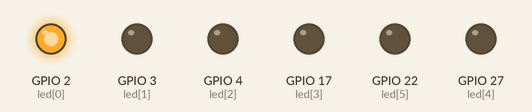
Recording of a program running on a simulated Raspberry Pi (BCM pin numbers). Parts: output pins drawn as LEDs (lit = HIGH). What the program prints to the terminal is not drawn.

Above: at 0.02 s.
At 0.37 s:
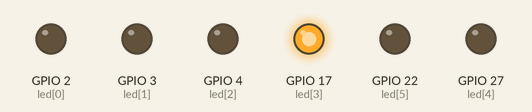
At 0.72 s:
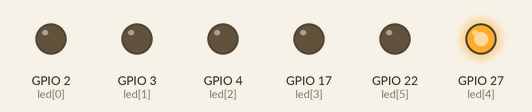
At 1.47 s:
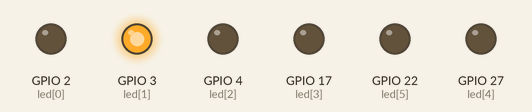
At 2.27 s:
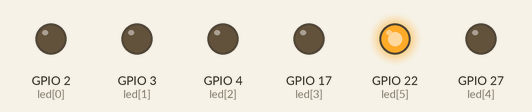
At 2.92 s:
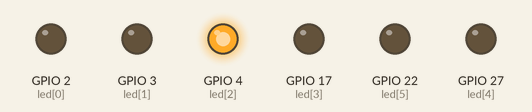
Timing chart, 0 to 3.2 s (numbered marks = the images above):
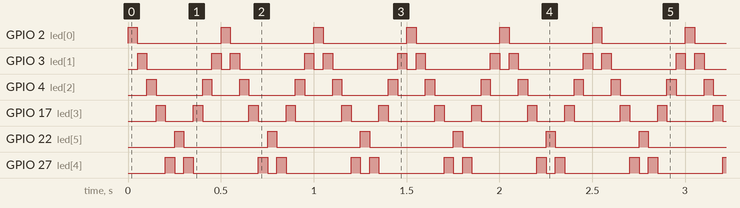

Measured:
- by itself, GPIO 2 (led[0]), GPIO 22 (led[5]): alternates HIGH for 0.05 s and LOW for 0.45 s
- by itself, GPIO 3 (led[1]): repeats every 0.50 s: LOW 0.35 s, HIGH 0.05 s, LOW 0.05 s, HIGH 0.05 s
- by itself, GPIO 4 (led[2]): repeats every 0.50 s: LOW 0.25 s, HIGH 0.05 s, LOW 0.15 s, HIGH 0.05 s
- by itself, GPIO 17 (led[3]): repeats every 0.50 s: LOW 0.15 s, HIGH 0.05 s, LOW 0.25 s, HIGH 0.05 s
- by itself, GPIO 27 (led[4]): repeats every 0.50 s: LOW 0.05 s, HIGH 0.05 s, LOW 0.35 s, HIGH 0.05 s

The program:

GPIO-leds-in-loop.py
```python
import RPi.GPIO as GPIO     #importa a biblioteca GPIO
import time

GPIO.setmode(GPIO.BCM)      #GPIO - utilizando a numercao BCM(GPIO)

time_high = 0.05
time_low = 0
led = [2,3,4,17,27,22]
rev = [27,17,4,3]

for i in led:
    print(i)
    GPIO.setup(i, GPIO.OUT)

while(1):
    for i in led:
        GPIO.output(i, GPIO.HIGH)
        time.sleep(time_high)
        GPIO.output(i, GPIO.LOW)
        time.sleep(time_low)
    for i in rev:
        GPIO.output(i, GPIO.HIGH)
        time.sleep(time_high)
        GPIO.output(i, GPIO.LOW)
        time.sleep(time_low)
```
